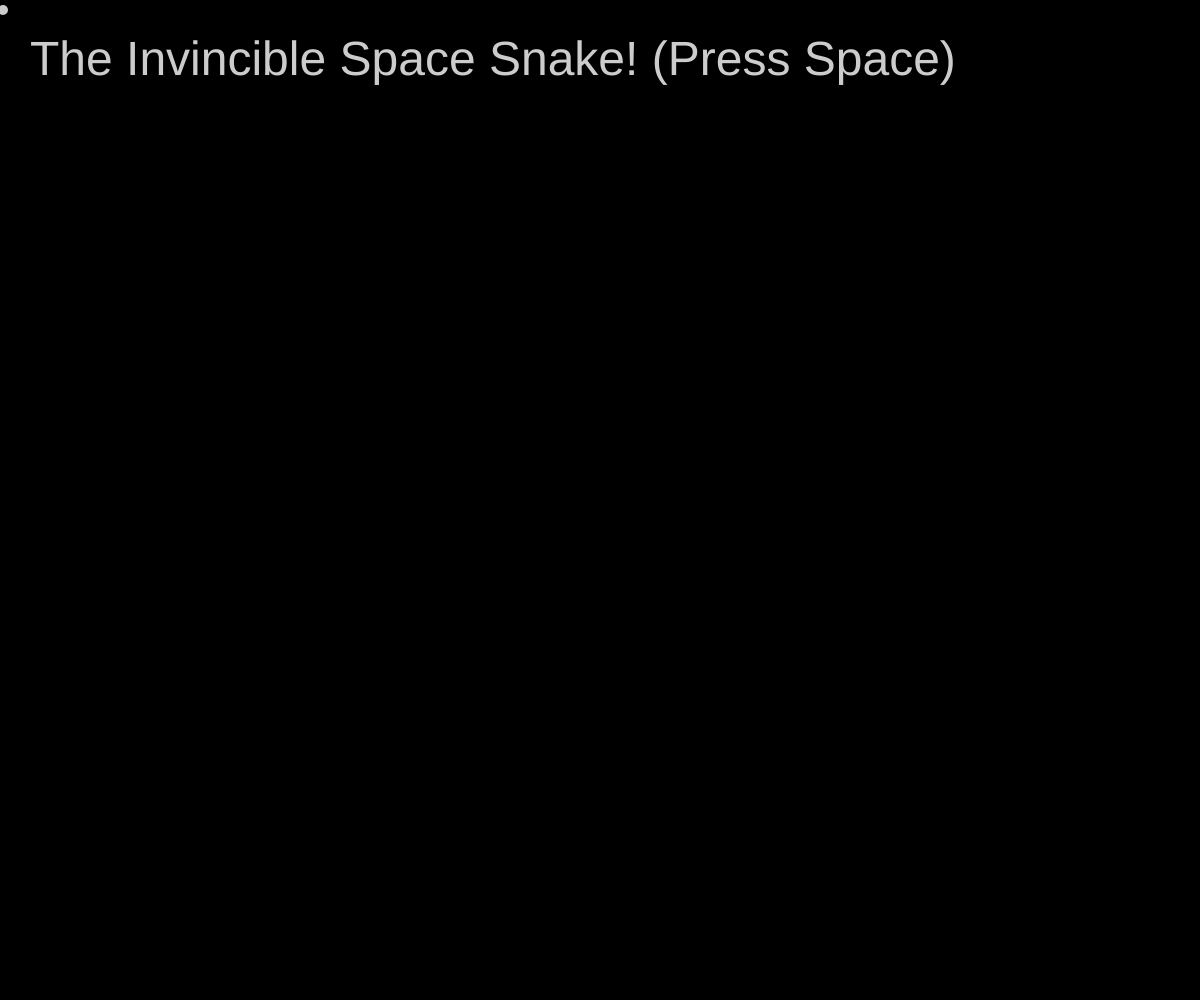
Frame 1 (no input)
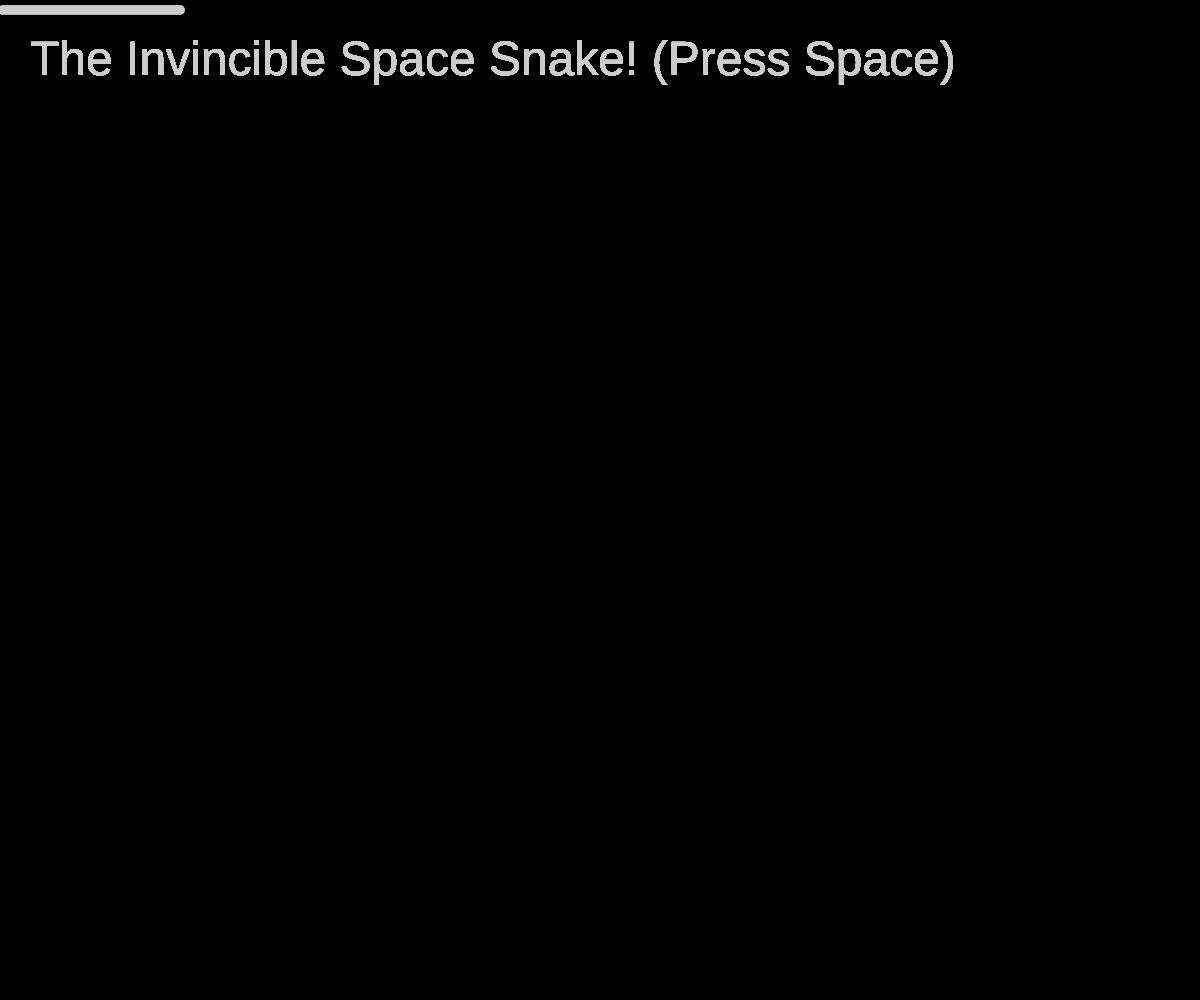
Frame 60 (no input)
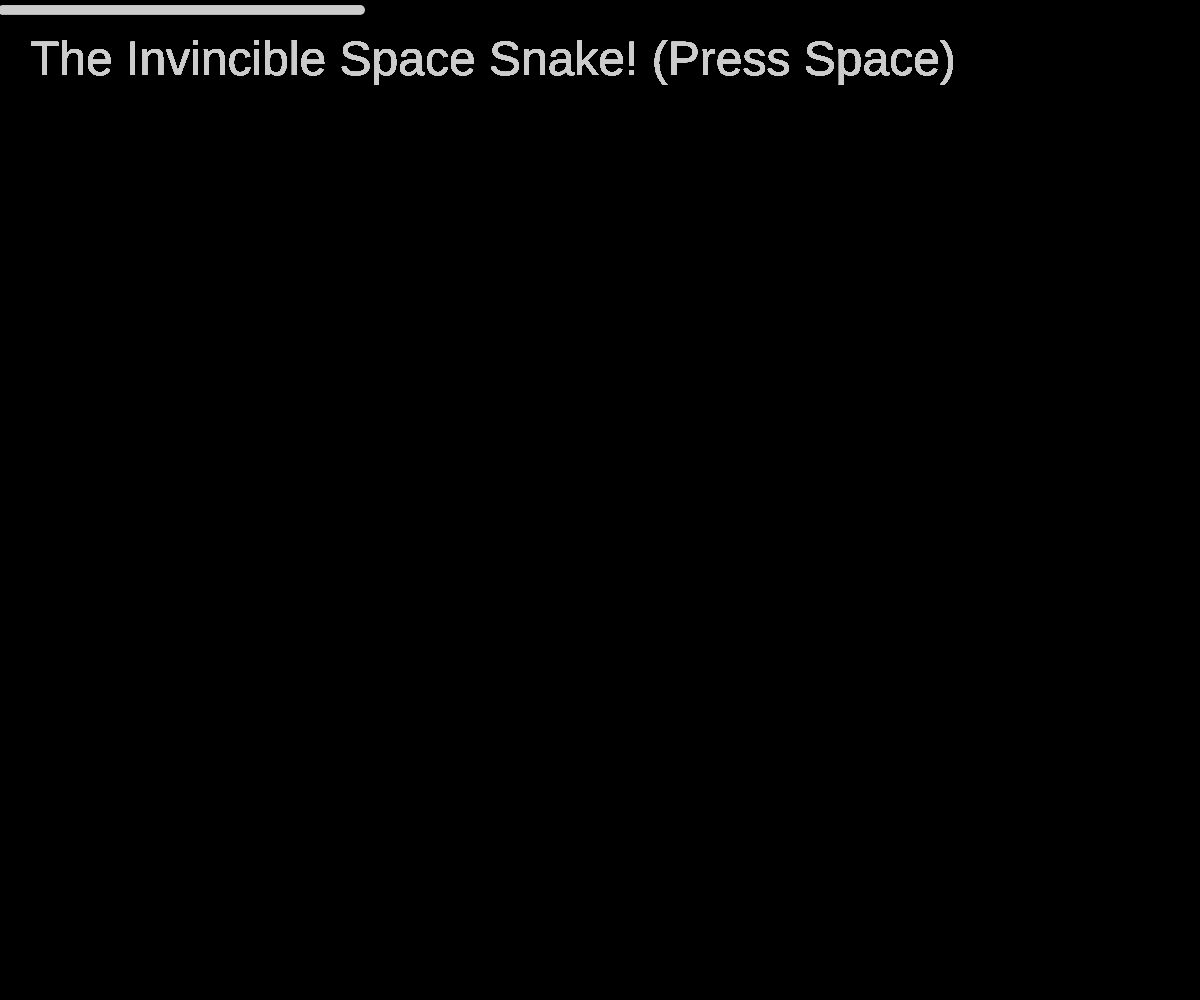
Frame 120 (the mouse pressed at the canvas centre since frame 60)

The p5.js sketch that drew these frames (run headless with seeded random() and noise() and a simulated clock; from frame 60 on, the mouse is pressed at the canvas centre):

// p5.js sketch
// ── sketch.js
//global variables go here
var direction= "right";

var moveX = 0;
var moveY = 10;
var speed = 3;

//only use the preload function if you need to load images
//remember you will need to use Anvil to run your local server
// function preload(){

// }


//Set up your canvas
function setup() {
  createCanvas(windowWidth, windowHeight);
  background("black");

}


//Draw your story
function draw() {
  if (direction == "up"){
			moveY -=speed;
		} else if (direction == "down"){
			moveY+=speed;
		} else if (direction == "left"){
			moveX-=speed;
		} else if (direction == "right"){
			moveX+=speed;
		} else if (direction == "stars"){
      for(var i = 0; i < 50 ;i = i+1){
        noStroke();
        fill("white");
        ellipse(random(windowWidth), random(windowHeight),1,1);
        fill("black");
        ellipse(random(windowWidth), random(windowHeight),2,2);
    	}
		}



  if(moveX < 0){
  			moveX = windowWidth;
  		} else if(moveX > windowWidth){
  			moveX = 0;
  		} else if(moveY < 0){
  			moveY = windowHeight;
  		} else if (moveY > windowHeight){
  			moveY = 0;
  		}
    fill("#cccccc");
		noStroke();
		ellipse(moveX, moveY,10,10);
    textSize(48);
    text("The Invincible Space Snake! (Press Space)", 30, 75);
}

function keyPressed() {
  if (keyCode === UP_ARROW) {
    direction = "up";
  } else if (keyCode === DOWN_ARROW) {
    direction = "down";
  } else if (keyCode === LEFT_ARROW){
  	direction = "left";
  } else if (keyCode === RIGHT_ARROW){
  	direction = "right";
  } else if (keyCode === 32){
  	direction = "stars";
  }

  //check the shift key to switch the background color
  // if(keyCode === SPACE){
  // 	for(var i = 0; i < 100 ;i = i+1){
  //     fill("white");
  //     noStroke();
  //     ellipse(random(windowWidth), random(windowHeight),1,1);
  // 	}
  // }
}

// add your functions
